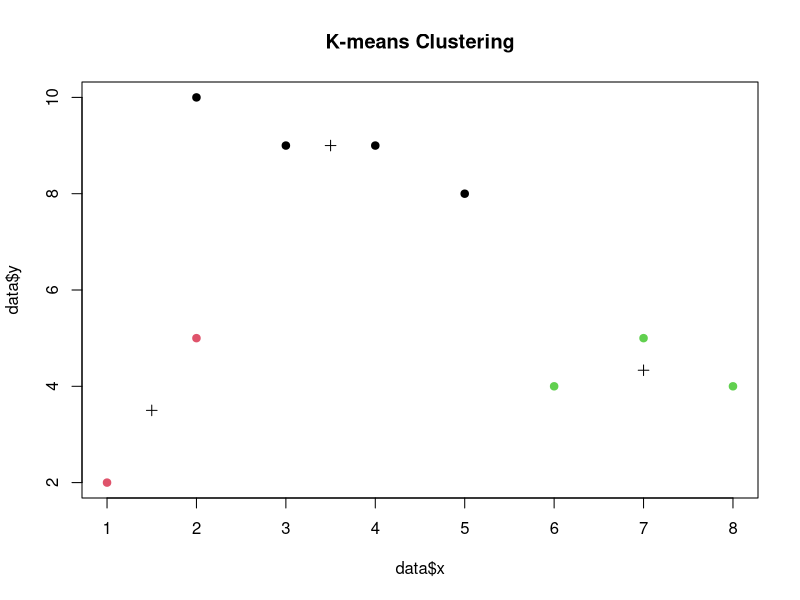

This chart was generated by the following R code:
data <- data.frame(
    x = c(2, 2, 8, 5, 7, 6, 1, 4, 3),
    y = c(10, 5, 4, 8, 5, 4, 2, 9, 9)
)

k <- 3
kmeans_model <- kmeans(data, centers = k)

kmeans_model$centers

cluster_assignment <- kmeans_model$cluster
plot(data$x, data$y, col = cluster_assignment, pch = 19, main = "K-means Clustering")
points(kmeans_model$centers, pch = 3)
